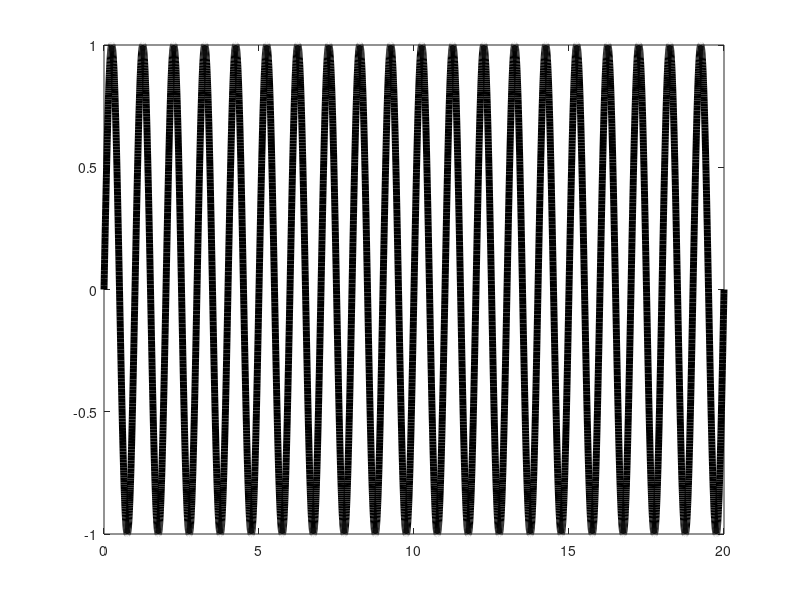

The MATLAB source for this figure: (Note: this script raises an error after producing the figure.)
clc
clear
close all

printfigure = 0;

N = 8192;
T = 20;
t = 0 : T/(N-1) : T;
x = sin(2*pi*t);

plot(t,x,'k-','LineWidth',5)
setplt('Function','$t$','$x$','function',printfigure)

Phi_wt = DWT(N,'haar');
Phi_iwt = Phi_wt^-1;

y_wt = Phi_wt * x';
[y2,y2l] = wavedec(x,log2(N),'haar');

figure
plot(y_wt,'r.')
xlim([0 8192])
setplt('Wavelet Matrix','','','Wavelet Matrix',printfigure)
figure
plot(y2,'b.')
xlim([0 8192])
setplt('Wavelet Transformation','','','Wavelet Transformation',printfigure)
